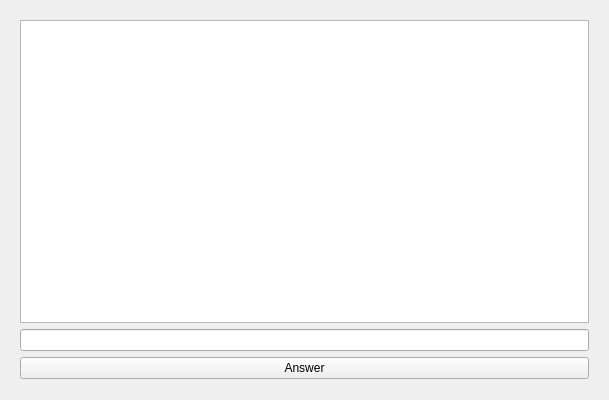
<?xml version="1.0" encoding="UTF-8"?>
<ui version="4.0">
 <class>NumericQuestionWidgetClass</class>
 <widget class="QWidget" name="NumericQuestionWidgetClass">
  <property name="geometry">
   <rect>
    <x>0</x>
    <y>0</y>
    <width>609</width>
    <height>400</height>
   </rect>
  </property>
  <property name="windowTitle">
   <string>NumericQuestionWidget</string>
  </property>
  <widget class="QWidget" name="verticalLayoutWidget">
   <property name="geometry">
    <rect>
     <x>9</x>
     <y>9</y>
     <width>591</width>
     <height>381</height>
    </rect>
   </property>
   <layout class="QVBoxLayout" name="verticalLayout">
    <item>
     <widget class="QPlainTextEdit" name="question">
      <property name="styleSheet">
       <string notr="true">font-size:32px;</string>
      </property>
     </widget>
    </item>
    <item>
     <widget class="QLineEdit" name="answer"/>
    </item>
    <item>
     <widget class="QPushButton" name="answerButton">
      <property name="text">
       <string>Answer</string>
      </property>
     </widget>
    </item>
   </layout>
  </widget>
 </widget>
 <layoutdefault spacing="6" margin="11"/>
 <resources/>
 <connections/>
</ui>
